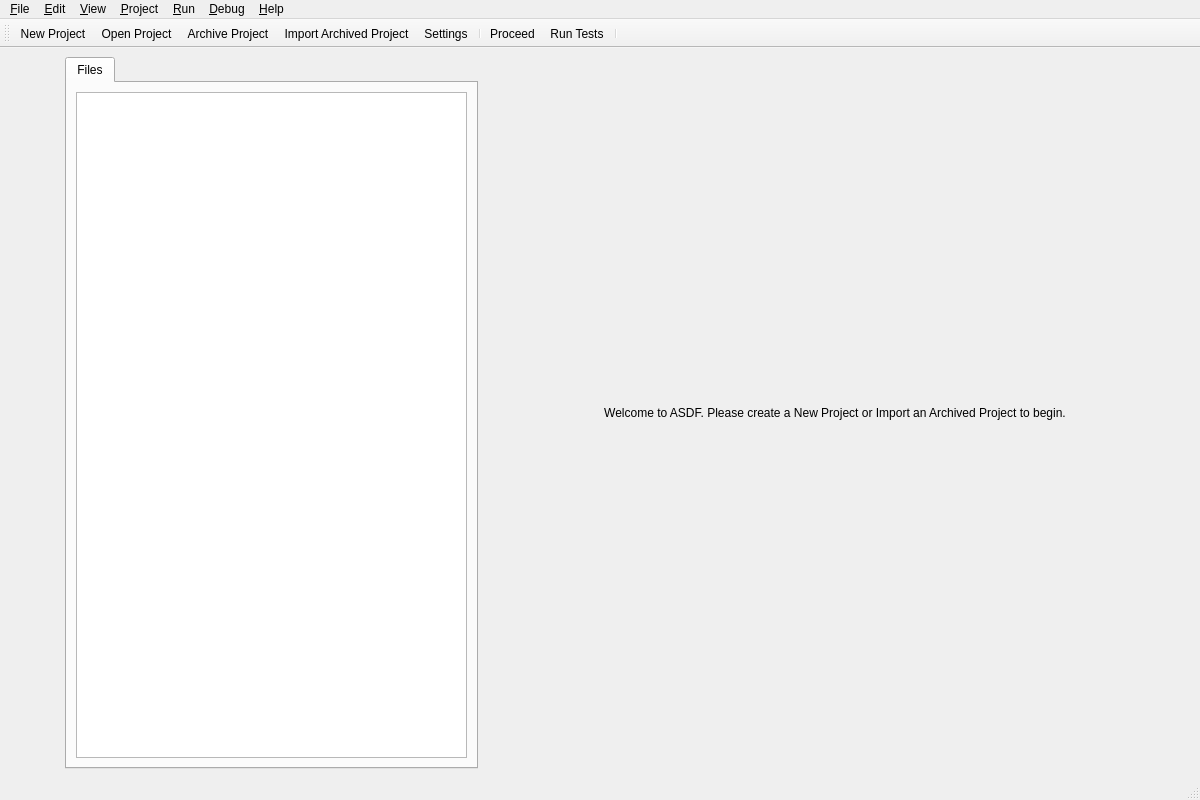
<?xml version="1.0" encoding="UTF-8"?>
<ui version="4.0">
 <class>MainWindow</class>
 <widget class="QMainWindow" name="MainWindow">
  <property name="geometry">
   <rect>
    <x>0</x>
    <y>0</y>
    <width>1200</width>
    <height>800</height>
   </rect>
  </property>
  <property name="windowTitle">
   <string>ASDF - Autonomous Software Development Factory</string>
  </property>
  <widget class="QWidget" name="centralwidget">
   <layout class="QHBoxLayout" name="horizontalLayout" stretch="0,1">
    <item>
     <widget class="QWidget" name="verticalActionBar" native="true">
      <property name="sizePolicy">
       <sizepolicy hsizetype="Fixed" vsizetype="Preferred">
        <horstretch>0</horstretch>
        <verstretch>0</verstretch>
       </sizepolicy>
      </property>
      <property name="minimumSize">
       <size>
        <width>50</width>
        <height>0</height>
       </size>
      </property>
      <property name="maximumSize">
       <size>
        <width>50</width>
        <height>16777215</height>
       </size>
      </property>
      <layout class="QVBoxLayout" name="verticalLayout_actionBar"/>
     </widget>
    </item>
    <item>
     <widget class="QSplitter" name="mainSplitter">
      <property name="orientation">
       <enum>Qt::Horizontal</enum>
      </property>
      <property name="handleWidth">
       <number>1</number>
      </property>
      <widget class="QWidget" name="leftPanelWidget" native="true">
       <property name="minimumSize">
        <size>
         <width>250</width>
         <height>0</height>
        </size>
       </property>
       <layout class="QVBoxLayout" name="leftPanelLayout">
        <item>
         <widget class="QTabWidget" name="projectNavigationTabs">
          <property name="currentIndex">
           <number>0</number>
          </property>
          <widget class="QWidget" name="filesTab">
           <attribute name="title">
            <string>Files</string>
           </attribute>
           <layout class="QVBoxLayout" name="verticalLayout_2">
            <item>
             <widget class="QTreeView" name="projectFilesTreeView"/>
            </item>
           </layout>
          </widget>
          </widget>
        </item>
       </layout>
      </widget>
      <widget class="QStackedWidget" name="mainContentArea">
       <widget class="QWidget" name="welcomePage">
        <layout class="QVBoxLayout" name="verticalLayout_4">
         <item>
          <widget class="QLabel" name="welcomeLabel">
           <property name="text">
            <string>Welcome to ASDF. Please create a New Project or Import an Archived Project to begin.</string>
           </property>
           <property name="alignment">
            <set>Qt::AlignCenter</set>
           </property>
          </widget>
         </item>
        </layout>
       </widget>
       <widget class="QWidget" name="phasePage">
        <layout class="QVBoxLayout" name="verticalLayout_5">
         <item>
          <widget class="QLabel" name="phaseLabel">
           <property name="text">
            <string>This is where the UI for a specific project phase will be rendered.</string>
           </property>
          </widget>
         </item>
        </layout>
       </widget>
      </widget>
     </widget>
    </item>
   </layout>
  </widget>
  <widget class="QMenuBar" name="menubar">
   <property name="geometry">
    <rect>
     <x>0</x>
     <y>0</y>
     <width>1200</width>
     <height>18</height>
    </rect>
   </property>
   <widget class="QMenu" name="menuFile">
    <property name="title">
      <string>&amp;File</string>
    </property>
    <addaction name="actionNew_Project"/>
    <addaction name="actionOpen_Project"/>
    <addaction name="actionClose_Project"/>
    <addaction name="actionArchive_Project"/>
    <addaction name="actionImport_Archived_Project"/>
    <addaction name="separator"/>
    <addaction name="actionSettings"/>
    <addaction name="separator"/>
    <addaction name="actionExit"/>
   </widget>
   <widget class="QMenu" name="menuEdit">
    <property name="title">
     <string>&amp;Edit</string>
    </property>
    <addaction name="actionUndo"/>
    <addaction name="actionRedo"/>
    <addaction name="separator"/>
    <addaction name="actionCut"/>
    <addaction name="actionCopy"/>
    <addaction name="actionPaste"/>
    <addaction name="separator"/>
   </widget>
   <widget class="QMenu" name="menuView">
    <property name="title">
     <string>&amp;View</string>
    </property>
    <addaction name="actionToggleProjectPanel"/>
    <addaction name="actionToggleNotificationPanel"/>
   </widget>
   <widget class="QMenu" name="menuProject">
    <property name="title">
     <string>&amp;Project</string>
    </property>
    <addaction name="actionManage_CRs_Bugs"/>
    <addaction name="actionView_Documents"/>
    <addaction name="actionView_Reports"/>
   </widget>
   <widget class="QMenu" name="menuRun">
    <property name="title">
     <string>&amp;Run</string>
    </property>
    <addaction name="actionProceed"/>
    <addaction name="actionRun_Tests"/>
   </widget>
   <widget class="QMenu" name="menuHelp">
    <property name="title">
     <string>&amp;Help</string>
    </property>
    <addaction name="actionAbout_ASDF"/>
   </widget>
   <widget class="QMenu" name="menuDebug">
    <property name="title">
     <string>&amp;Debug</string>
    </property>
   </widget>
   <addaction name="menuFile"/>
   <addaction name="menuEdit"/>
   <addaction name="menuView"/>
   <addaction name="menuProject"/>
   <addaction name="menuRun"/>
   <addaction name="menuDebug"/>
   <addaction name="menuHelp"/>
  </widget>
  <widget class="QStatusBar" name="statusbar"/>
  <widget class="QToolBar" name="toolBar">
  <property name="windowTitle">
    <string>toolBar</string>
  </property>
  <attribute name="toolBarArea">
    <enum>TopToolBarArea</enum>
  </attribute>
  <attribute name="toolBarBreak">
    <bool>false</bool>
  </attribute>
  <addaction name="actionNew_Project"/>
  <addaction name="actionOpen_Project"/>
  <addaction name="actionArchive_Project"/>
  <addaction name="actionImport_Archived_Project"/>
  <addaction name="actionSettings"/>
  <addaction name="separator"/>
  <addaction name="actionProceed"/>
  <addaction name="actionRun_Tests"/>
  <addaction name="separator"/>
  </widget>
  <action name="actionNew_Project">
   <property name="text">
    <string>New Project...</string>
   </property>
  </action>
  <action name="actionOpen_Project">
  <property name="text">
    <string>Open Project</string>
  </property>
  </action>
  <action name="actionClose_Project">
   <property name="text">
    <string>Close Project</string>
   </property>
  </action>
  <action name="actionImport_Archived_Project">
 <property name="text">
  <string>Import Archived Project</string>
 </property>
  </action>
  <action name="actionArchive_Project">
 <property name="text">
  <string>Archive Project</string>
 </property>
  </action>
  <action name="actionSettings">
   <property name="text">
    <string>Settings...</string>
   </property>
  </action>
  <action name="actionExit">
   <property name="text">
    <string>Exit</string>
   </property>
  </action>
  <action name="actionAbout_ASDF">
   <property name="text">
    <string>About ASDF</string>
   </property>
  </action>
  <action name="actionProceed">
   <property name="text">
    <string>Proceed</string>
   </property>
   <property name="toolTip">
    <string>Proceed with the next step</string>
   </property>
  </action>
  <action name="actionRun_Tests">
   <property name="text">
    <string>Run Tests</string>
   </property>
   <property name="toolTip">
    <string>Run full test suite for the project</string>
   </property>
  </action>
  <action name="actionRaise_CR">
   <property name="text">
    <string>Raise CR</string>
   </property>
   <property name="toolTip">
    <string>Raise a new Change Request</string>
   </property>
  </action>
  <action name="actionReport_Bug">
   <property name="text">
    <string>Report Bug</string>
   </property>
   <property name="toolTip">
    <string>Report a new bug</string>
   </property>
  </action>
  <action name="actionView_Documents">
   <property name="text">
    <string>View Documents</string>
   </property>
   <property name="toolTip">
    <string>View project documents</string>
   </property>
  </action>
  <action name="actionView_Reports">
   <property name="text">
    <string>View Reports</string>
   </property>
   <property name="toolTip">
    <string>View project reports</string>
   </property>
  </action>
   <action name="actionManage_CRs_Bugs">
     <property name="text">
       <string>Project Backlog</string>
     </property>
    <property name="toolTip">
   <string>View and manage the Project Backlog</string>
  </property>
   </action>
  <action name="actionUndo">
   <property name="text">
    <string>&amp;Undo</string>
   </property>
  </action>
  <action name="actionRedo">
   <property name="text">
    <string>&amp;Redo</string>
   </property>
  </action>
  <action name="actionCut">
   <property name="text">
    <string>Cu&amp;t</string>
   </property>
  </action>
  <action name="actionCopy">
   <property name="text">
    <string>&amp;Copy</string>
   </property>
  </action>
  <action name="actionPaste">
   <property name="text">
    <string>&amp;Paste</string>
   </property>
  </action>
  <action name="actiontemp">
   <property name="text">
    <string>temp</string>
   </property>
  </action>
  <action name="actionToggleProjectPanel">
   <property name="text">
    <string>Toggle Project Panel</string>
   </property>
  </action>
  <action name="actionToggleNotificationPanel">
   <property name="text">
    <string>Toggle Notification Panel</string>
   </property>
  </action>
 </widget>
 <resources/>
 <connections/>
</ui>
